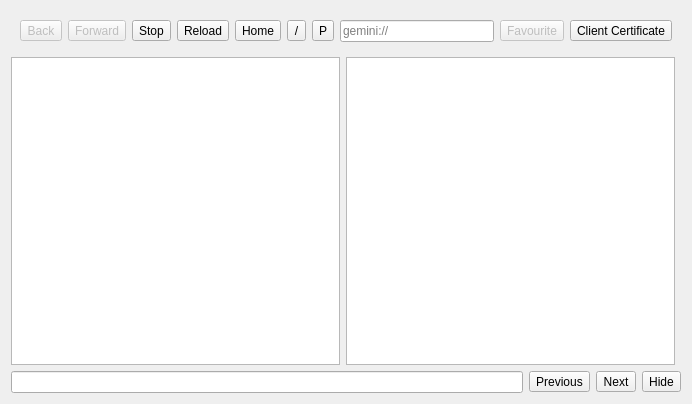
<?xml version="1.0" encoding="UTF-8"?>
<ui version="4.0">
 <class>BrowserTab</class>
 <widget class="QWidget" name="BrowserTab">
  <property name="geometry">
   <rect>
    <x>0</x>
    <y>0</y>
    <width>692</width>
    <height>404</height>
   </rect>
  </property>
  <property name="windowTitle">
   <string>Form</string>
  </property>
  <layout class="QVBoxLayout" name="layout_main">
   <item>
    <layout class="QHBoxLayout" name="layout_toolbar">
     <property name="sizeConstraint">
      <enum>QLayout::SetDefaultConstraint</enum>
     </property>
     <property name="leftMargin">
      <number>9</number>
     </property>
     <property name="topMargin">
      <number>9</number>
     </property>
     <property name="rightMargin">
      <number>9</number>
     </property>
     <property name="bottomMargin">
      <number>9</number>
     </property>
     <item>
      <widget class="QToolButton" name="back_button">
       <property name="enabled">
        <bool>false</bool>
       </property>
       <property name="toolTip">
        <string>Navigate back</string>
       </property>
       <property name="text">
        <string>Back</string>
       </property>
       <property name="icon">
        <iconset theme="go-previous">
         <normaloff>.</normaloff>.</iconset>
       </property>
       <property name="iconSize">
        <size>
         <width>16</width>
         <height>16</height>
        </size>
       </property>
      </widget>
     </item>
     <item>
      <widget class="QToolButton" name="forward_button">
       <property name="enabled">
        <bool>false</bool>
       </property>
       <property name="toolTip">
        <string>Navigate forward</string>
       </property>
       <property name="text">
        <string>Forward</string>
       </property>
       <property name="icon">
        <iconset theme="go-next">
         <normaloff>.</normaloff>.</iconset>
       </property>
       <property name="iconSize">
        <size>
         <width>16</width>
         <height>16</height>
        </size>
       </property>
      </widget>
     </item>
     <item>
      <widget class="QToolButton" name="stop_button">
       <property name="enabled">
        <bool>true</bool>
       </property>
       <property name="toolTip">
        <string>Stop loading</string>
       </property>
       <property name="text">
        <string>Stop</string>
       </property>
       <property name="icon">
        <iconset theme="process-stop">
         <normaloff>.</normaloff>.</iconset>
       </property>
       <property name="iconSize">
        <size>
         <width>16</width>
         <height>16</height>
        </size>
       </property>
      </widget>
     </item>
     <item>
      <widget class="QToolButton" name="refresh_button">
       <property name="enabled">
        <bool>true</bool>
       </property>
       <property name="toolTip">
        <string>Refresh current location</string>
       </property>
       <property name="text">
        <string>Reload</string>
       </property>
       <property name="icon">
        <iconset theme="view-refresh">
         <normaloff>.</normaloff>.</iconset>
       </property>
       <property name="iconSize">
        <size>
         <width>16</width>
         <height>16</height>
        </size>
       </property>
      </widget>
     </item>
     <item>
      <widget class="QToolButton" name="home_button">
       <property name="enabled">
        <bool>true</bool>
       </property>
       <property name="toolTip">
        <string>Kristall Home Page</string>
       </property>
       <property name="text">
        <string>Home</string>
       </property>
       <property name="icon">
        <iconset theme="go-home">
         <normaloff>.</normaloff>.</iconset>
       </property>
       <property name="iconSize">
        <size>
         <width>16</width>
         <height>16</height>
        </size>
       </property>
      </widget>
     </item>
     <item>
      <widget class="QToolButton" name="root_button">
       <property name="enabled">
        <bool>true</bool>
       </property>
       <property name="toolTip">
        <string>Go the root path of current location</string>
       </property>
       <property name="text">
        <string>/</string>
       </property>
       <property name="icon">
        <iconset theme="go-top">
         <normaloff>.</normaloff>.</iconset>
       </property>
       <property name="iconSize">
        <size>
         <width>16</width>
         <height>16</height>
        </size>
       </property>
      </widget>
     </item>
     <item>
      <widget class="QToolButton" name="parent_button">
       <property name="enabled">
        <bool>true</bool>
       </property>
       <property name="toolTip">
        <string>Go the parent path of current location</string>
       </property>
       <property name="text">
        <string>P</string>
       </property>
       <property name="icon">
        <iconset theme="go-up">
         <normaloff>.</normaloff>.</iconset>
       </property>
       <property name="iconSize">
        <size>
         <width>16</width>
         <height>16</height>
        </size>
       </property>
      </widget>
     </item>
     <item>
      <widget class="SearchBar" name="url_bar">
       <property name="placeholderText">
        <string>gemini://</string>
       </property>
      </widget>
     </item>
     <item>
      <widget class="FavouriteButton" name="fav_button">
       <property name="enabled">
        <bool>false</bool>
       </property>
       <property name="toolTip">
        <string>Add/remove from favourites</string>
       </property>
       <property name="text">
        <string>Favourite</string>
       </property>
       <property name="icon">
        <iconset resource="icons.qrc">
         <normaloff>:/icons/light/actions/favourite-off.svg</normaloff>
         <normalon>:/icons/light/actions/favourite-on.svg</normalon>:/icons/light/actions/favourite-off.svg</iconset>
       </property>
       <property name="iconSize">
        <size>
         <width>16</width>
         <height>16</height>
        </size>
       </property>
       <property name="checkable">
        <bool>true</bool>
       </property>
       <property name="checked">
        <bool>false</bool>
       </property>
      </widget>
     </item>
     <item>
      <widget class="QToolButton" name="enable_client_cert_button">
       <property name="toolTip">
        <string>Enable/disable client certificate for this tab</string>
       </property>
       <property name="text">
        <string>Client Certificate</string>
       </property>
       <property name="icon">
        <iconset resource="icons.qrc">
         <normaloff>:/icons/light/actions/certificate-off.svg</normaloff>
         <normalon>:/icons/light/actions/certificate-on.svg</normalon>:/icons/light/actions/certificate-off.svg</iconset>
       </property>
       <property name="iconSize">
        <size>
         <width>16</width>
         <height>16</height>
        </size>
       </property>
       <property name="checkable">
        <bool>true</bool>
       </property>
      </widget>
     </item>
    </layout>
   </item>
   <item>
    <layout class="QHBoxLayout" name="horizontalLayout_2">
     <property name="sizeConstraint">
      <enum>QLayout::SetDefaultConstraint</enum>
     </property>
     <item>
      <widget class="KristallTextBrowser" name="text_browser">
       <property name="styleSheet">
        <string notr="true"/>
       </property>
       <property name="autoFormatting">
        <set>QTextEdit::AutoNone</set>
       </property>
       <property name="readOnly">
        <bool>true</bool>
       </property>
       <property name="html">
        <string notr="true" extracomment="Must not be translated, otherwise the content will be replaced when switching languages">&lt;!DOCTYPE HTML PUBLIC &quot;-//W3C//DTD HTML 4.0//EN&quot; &quot;http://www.w3.org/TR/REC-html40/strict.dtd&quot;&gt;
&lt;html&gt;&lt;head&gt;&lt;meta name=&quot;qrichtext&quot; content=&quot;1&quot; /&gt;&lt;style type=&quot;text/css&quot;&gt;
p, li { white-space: pre-wrap; }
&lt;/style&gt;&lt;/head&gt;&lt;body style=&quot; font-family:'Sans Serif'; font-size:9pt; font-weight:400; font-style:normal;&quot;&gt;
&lt;p style=&quot;-qt-paragraph-type:empty; margin-top:0px; margin-bottom:0px; margin-left:0px; margin-right:0px; -qt-block-indent:0; text-indent:0px;&quot;&gt;&lt;br /&gt;&lt;/p&gt;&lt;/body&gt;&lt;/html&gt;</string>
       </property>
       <property name="openLinks">
        <bool>false</bool>
       </property>
      </widget>
     </item>
     <item>
      <widget class="InteractiveView" name="graphics_browser">
       <property name="interactive">
        <bool>true</bool>
       </property>
       <property name="dragMode">
        <enum>QGraphicsView::ScrollHandDrag</enum>
       </property>
       <property name="transformationAnchor">
        <enum>QGraphicsView::AnchorUnderMouse</enum>
       </property>
       <property name="resizeAnchor">
        <enum>QGraphicsView::AnchorUnderMouse</enum>
       </property>
      </widget>
     </item>
     <item>
      <widget class="MediaPlayer" name="media_browser" native="true"/>
     </item>
    </layout>
   </item>
   <item>
    <widget class="QWidget" name="search_bar" native="true">
     <layout class="QHBoxLayout" name="horizontalLayout_3">
      <property name="leftMargin">
       <number>0</number>
      </property>
      <property name="topMargin">
       <number>0</number>
      </property>
      <property name="rightMargin">
       <number>0</number>
      </property>
      <property name="bottomMargin">
       <number>0</number>
      </property>
      <item>
       <widget class="SearchBox" name="search_box"/>
      </item>
      <item>
       <widget class="QToolButton" name="search_previous">
        <property name="text">
         <string>Previous</string>
        </property>
        <property name="icon">
         <iconset theme="go-up-search">
          <normaloff>.</normaloff>.</iconset>
        </property>
        <property name="iconSize">
         <size>
          <width>16</width>
          <height>16</height>
         </size>
        </property>
       </widget>
      </item>
      <item>
       <widget class="QToolButton" name="search_next">
        <property name="toolTip">
         <string>Next</string>
        </property>
        <property name="text">
         <string>Next</string>
        </property>
        <property name="icon">
         <iconset theme="go-down-search">
          <normaloff>.</normaloff>.</iconset>
        </property>
        <property name="iconSize">
         <size>
          <width>16</width>
          <height>16</height>
         </size>
        </property>
       </widget>
      </item>
      <item>
       <widget class="QToolButton" name="close_search">
        <property name="toolTip">
         <string>Hide search</string>
        </property>
        <property name="text">
         <string>Hide</string>
        </property>
        <property name="icon">
         <iconset theme="window-close">
          <normaloff>.</normaloff>.</iconset>
        </property>
        <property name="iconSize">
         <size>
          <width>16</width>
          <height>16</height>
         </size>
        </property>
       </widget>
      </item>
     </layout>
    </widget>
   </item>
  </layout>
 </widget>
 <customwidgets>
  <customwidget>
   <class>MediaPlayer</class>
   <extends>QWidget</extends>
   <header>widgets/mediaplayer.hpp</header>
   <container>1</container>
  </customwidget>
  <customwidget>
   <class>InteractiveView</class>
   <extends>QGraphicsView</extends>
   <header location="global">interactiveview.hpp</header>
  </customwidget>
  <customwidget>
   <class>SearchBar</class>
   <extends>QLineEdit</extends>
   <header>widgets/searchbar.hpp</header>
  </customwidget>
  <customwidget>
   <class>KristallTextBrowser</class>
   <extends>QTextBrowser</extends>
   <header>widgets/kristalltextbrowser.hpp</header>
  </customwidget>
  <customwidget>
   <class>FavouriteButton</class>
   <extends>QToolButton</extends>
   <header>widgets/favouritebutton.hpp</header>
  </customwidget>
  <customwidget>
   <class>SearchBox</class>
   <extends>QLineEdit</extends>
   <header>widgets/searchbox.hpp</header>
  </customwidget>
 </customwidgets>
 <resources>
  <include location="icons.qrc"/>
 </resources>
 <connections/>
</ui>
